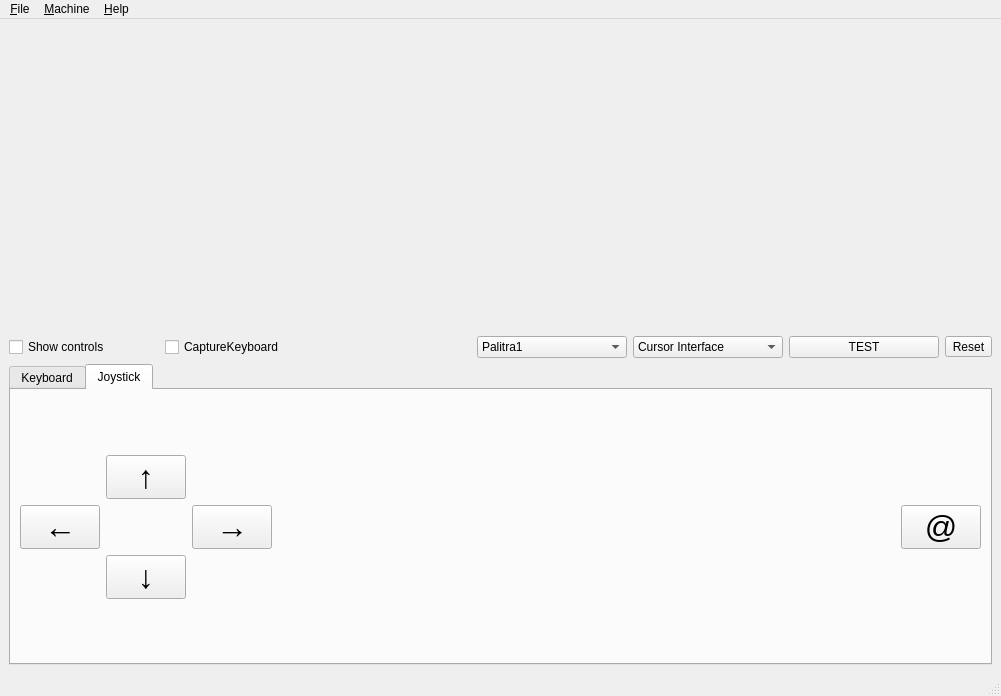
<?xml version="1.0" encoding="UTF-8"?>
<ui version="4.0">
 <class>MainWindow</class>
 <widget class="QMainWindow" name="MainWindow">
  <property name="geometry">
   <rect>
    <x>0</x>
    <y>0</y>
    <width>1001</width>
    <height>696</height>
   </rect>
  </property>
  <property name="windowTitle">
   <string>MainWindow</string>
  </property>
  <widget class="QWidget" name="centralwidget">
   <layout class="QGridLayout" name="gridLayout">
    <item row="5" column="0" colspan="7">
     <widget class="QTabWidget" name="twControls">
      <property name="currentIndex">
       <number>1</number>
      </property>
      <widget class="QWidget" name="tab">
       <attribute name="title">
        <string>Keyboard</string>
       </attribute>
       <layout class="QGridLayout" name="gridLayout_3">
        <item row="0" column="0">
         <widget class="KeyboardWidget" name="keyboard" native="true"/>
        </item>
       </layout>
      </widget>
      <widget class="QWidget" name="tab_2">
       <attribute name="title">
        <string>Joystick</string>
       </attribute>
       <layout class="QGridLayout" name="gridLayout_2">
        <item row="3" column="1">
         <widget class="QPushButton" name="pbDown">
          <property name="font">
           <font>
            <pointsize>24</pointsize>
           </font>
          </property>
          <property name="text">
           <string>↓</string>
          </property>
         </widget>
        </item>
        <item row="4" column="1">
         <spacer name="verticalSpacer_2">
          <property name="orientation">
           <enum>Qt::Vertical</enum>
          </property>
          <property name="sizeHint" stdset="0">
           <size>
            <width>20</width>
            <height>40</height>
           </size>
          </property>
         </spacer>
        </item>
        <item row="1" column="1">
         <widget class="QPushButton" name="pbUp">
          <property name="font">
           <font>
            <pointsize>24</pointsize>
           </font>
          </property>
          <property name="text">
           <string>↑</string>
          </property>
         </widget>
        </item>
        <item row="2" column="4">
         <widget class="QPushButton" name="pbFire">
          <property name="font">
           <font>
            <pointsize>24</pointsize>
           </font>
          </property>
          <property name="text">
           <string>@</string>
          </property>
         </widget>
        </item>
        <item row="2" column="2">
         <widget class="QPushButton" name="pbRight">
          <property name="font">
           <font>
            <pointsize>24</pointsize>
           </font>
          </property>
          <property name="text">
           <string>→</string>
          </property>
         </widget>
        </item>
        <item row="0" column="1">
         <spacer name="verticalSpacer">
          <property name="orientation">
           <enum>Qt::Vertical</enum>
          </property>
          <property name="sizeHint" stdset="0">
           <size>
            <width>20</width>
            <height>40</height>
           </size>
          </property>
         </spacer>
        </item>
        <item row="2" column="0">
         <widget class="QPushButton" name="pbLeft">
          <property name="font">
           <font>
            <pointsize>24</pointsize>
           </font>
          </property>
          <property name="text">
           <string>←</string>
          </property>
         </widget>
        </item>
        <item row="2" column="3">
         <spacer name="horizontalSpacer">
          <property name="orientation">
           <enum>Qt::Horizontal</enum>
          </property>
          <property name="sizeHint" stdset="0">
           <size>
            <width>40</width>
            <height>20</height>
           </size>
          </property>
         </spacer>
        </item>
       </layout>
      </widget>
     </widget>
    </item>
    <item row="0" column="0" colspan="7">
     <widget class="ScreenWidget" name="screen" native="true">
      <property name="sizePolicy">
       <sizepolicy hsizetype="Preferred" vsizetype="Expanding">
        <horstretch>0</horstretch>
        <verstretch>0</verstretch>
       </sizepolicy>
      </property>
     </widget>
    </item>
    <item row="3" column="1">
     <widget class="QCheckBox" name="cbCaptureKeyboard">
      <property name="text">
       <string>CaptureKeyboard</string>
      </property>
     </widget>
    </item>
    <item row="3" column="6">
     <widget class="QToolButton" name="btnReset">
      <property name="text">
       <string>Reset</string>
      </property>
     </widget>
    </item>
    <item row="3" column="0">
     <widget class="QCheckBox" name="cbShowControls">
      <property name="text">
       <string>Show controls</string>
      </property>
     </widget>
    </item>
    <item row="3" column="5">
     <widget class="QPushButton" name="btnTest">
      <property name="text">
       <string>TEST</string>
      </property>
     </widget>
    </item>
    <item row="3" column="4">
     <widget class="QComboBox" name="cbJoystickInterface">
      <item>
       <property name="text">
        <string>Cursor Interface</string>
       </property>
      </item>
      <item>
       <property name="text">
        <string>Kemston Interface</string>
       </property>
      </item>
      <item>
       <property name="text">
        <string>ZXINTERFACE2_IF</string>
       </property>
      </item>
     </widget>
    </item>
    <item row="3" column="3">
     <widget class="QComboBox" name="cbIndexColor">
      <item>
       <property name="text">
        <string>Palitra1</string>
       </property>
      </item>
      <item>
       <property name="text">
        <string>Palitra2</string>
       </property>
      </item>
     </widget>
    </item>
   </layout>
  </widget>
  <widget class="QStatusBar" name="statusbar"/>
  <widget class="QMenuBar" name="menubar">
   <property name="geometry">
    <rect>
     <x>0</x>
     <y>0</y>
     <width>1001</width>
     <height>26</height>
    </rect>
   </property>
   <widget class="QMenu" name="menu">
    <property name="title">
     <string>&amp;File</string>
    </property>
    <addaction name="actionLoad_a_screenshot"/>
    <addaction name="actionSave_a_screenshot"/>
    <addaction name="separator"/>
    <addaction name="action_Load_a_snapshot"/>
    <addaction name="actionSave_a_snapshot"/>
    <addaction name="separator"/>
    <addaction name="actionE_xit"/>
   </widget>
   <widget class="QMenu" name="menuMachine">
    <property name="title">
     <string>&amp;Machine</string>
    </property>
    <addaction name="actionReset"/>
    <addaction name="actionNMI"/>
    <addaction name="separator"/>
    <addaction name="actionSpectrum_48k"/>
    <addaction name="actionSpectrum_128k"/>
   </widget>
   <widget class="QMenu" name="menu_Help">
    <property name="title">
     <string>&amp;Help</string>
    </property>
    <addaction name="actionAbout"/>
   </widget>
   <addaction name="menu"/>
   <addaction name="menuMachine"/>
   <addaction name="menu_Help"/>
  </widget>
  <action name="action_Load_a_snapshot">
   <property name="text">
    <string>&amp;Load a snapshot...</string>
   </property>
  </action>
  <action name="actionE_xit">
   <property name="text">
    <string>E&amp;xit</string>
   </property>
  </action>
  <action name="actionReset">
   <property name="text">
    <string>&amp;Reset</string>
   </property>
  </action>
  <action name="actionNMI">
   <property name="text">
    <string>&amp;NMI</string>
   </property>
  </action>
  <action name="actionAbout">
   <property name="text">
    <string>&amp;About...</string>
   </property>
  </action>
  <action name="actionSpectrum_48k">
   <property name="checkable">
    <bool>true</bool>
   </property>
   <property name="checked">
    <bool>false</bool>
   </property>
   <property name="text">
    <string>Spectrum 48k</string>
   </property>
  </action>
  <action name="actionSpectrum_128k">
   <property name="checkable">
    <bool>true</bool>
   </property>
   <property name="checked">
    <bool>true</bool>
   </property>
   <property name="text">
    <string>Spectrum 128k</string>
   </property>
  </action>
  <action name="actionLoad_a_screenshot">
   <property name="text">
    <string>Load a screenshot</string>
   </property>
  </action>
  <action name="actionSave_a_screenshot">
   <property name="text">
    <string>Save a screenshot</string>
   </property>
  </action>
  <action name="actionSave_a_snapshot">
   <property name="text">
    <string>Save a snapshot...</string>
   </property>
  </action>
 </widget>
 <customwidgets>
  <customwidget>
   <class>ScreenWidget</class>
   <extends>QWidget</extends>
   <header location="global">screenwidget.h</header>
   <container>1</container>
  </customwidget>
  <customwidget>
   <class>KeyboardWidget</class>
   <extends>QWidget</extends>
   <header location="global">keyboardwidget.h</header>
   <container>1</container>
  </customwidget>
 </customwidgets>
 <resources/>
 <connections/>
</ui>
